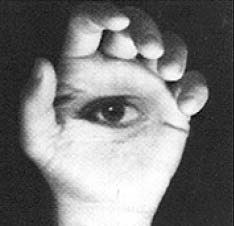
#> input picture Blur/a01 - Original.bmp, 234 x 226 px
$ python BlurPDI.py
#> lines starting #> are read from the running program, lines starting #| are printed output that depends on the picture
#> in principal, img is the input picture: shape (226, 234, 3); min 8, max 255, mean 123.3
# Cristiane Regina Pagine

import sys
import timeit
import numpy as np
import math
import cv2

# Caminho da imagem de entrada
CAMINHO_IMAGEM = 'a01 - Original.bmp'

# Tamanho da janela de filtragem (ímpar)
ALTURA_JANELA = 11
LARGURA_JANELA = 15

# Filtro de média usando abordagem ingênua
def filtro_simples(img):
    altura, largura, canais = img.shape
#> altura = 226; largura = 234; canais = 3
    resultado = img.copy()

    ajuste_linha = 0 if ALTURA_JANELA % 2 == 0 else 1
    ajuste_coluna = 0 if LARGURA_JANELA % 2 == 0 else 1

    for canal in range(canais):
        for linha in range(ALTURA_JANELA // 2, altura - (ALTURA_JANELA // 2)):
            for coluna in range(LARGURA_JANELA // 2, largura - (LARGURA_JANELA // 2)):
                soma = 0.0
                for dy in range(-(ALTURA_JANELA // 2), ALTURA_JANELA // 2):
                    for dx in range(-(LARGURA_JANELA // 2), LARGURA_JANELA // 2):
                        soma += img[linha + dy, coluna + dx, canal]
                media = soma / ((ALTURA_JANELA - ajuste_linha) * (LARGURA_JANELA - ajuste_coluna))
                resultado[linha, coluna, canal] = media
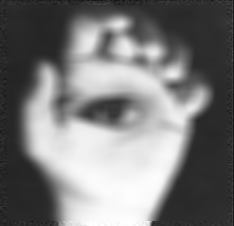
#> resultado: shape (226, 234, 3) float32; min 0.0706, max 1, mean 0.483

    return resultado

# Filtro simples com somas otimizadas por linha
def filtro_com_soma_otimizada(img):
    altura, largura, canais = img.shape
    saida = img.copy()

    metade_col = LARGURA_JANELA // 2
    metade_lin = ALTURA_JANELA // 2

    for canal in range(canais):
        for linha in range(metade_lin, altura - metade_lin):
            soma = 0.0
            for coluna in range(metade_col, largura - metade_col):
                if coluna == metade_col:
                    for dy in range(-metade_lin, metade_lin):
                        for dx in range(-metade_col, metade_col):
                            soma += img[linha + dy, coluna + dx, canal]
                else:
                    for k in range(-metade_lin, metade_lin):
                        soma += img[linha + k, coluna + metade_col, canal]
                        soma -= img[linha + k, coluna - metade_col, canal]

                media = soma / ((ALTURA_JANELA - 1) * (LARGURA_JANELA - 1))
                saida[linha, coluna, canal] = media

    return saida

# Primeira etapa do filtro separável (horizontal)
def filtro_horizontal(img, destino):
    altura, largura, canais = img.shape
#> altura = 226; largura = 234; canais = 3
    meio_coluna = LARGURA_JANELA // 2
    ajuste = 0 if LARGURA_JANELA % 2 == 0 else 1

    for canal in range(canais):
        for linha in range(meio_coluna, altura - meio_coluna):
            for coluna in range(meio_coluna, largura - meio_coluna):
                acumulador = 0.0
                for dx in range(-meio_coluna, meio_coluna):
                    acumulador += img[linha, coluna + dx, canal]
                destino[linha, coluna, canal] = acumulador / (LARGURA_JANELA - ajuste)
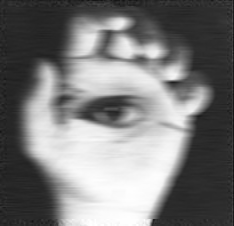
#> destino: shape (226, 234, 3) float32; min 0.0706, max 1, mean 0.483

    return destino

# Segunda etapa do filtro separável (vertical)
def filtro_vertical(img, destino):
    altura, largura, canais = img.shape
#> altura = 226; largura = 234; canais = 3
    meio_linha = ALTURA_JANELA // 2
    ajuste = 0 if ALTURA_JANELA % 2 == 0 else 1

    for canal in range(canais):
        for coluna in range(meio_linha, largura - meio_linha):
            for linha in range(meio_linha, altura - meio_linha):
                acumulador = 0.0
                for dy in range(-meio_linha, meio_linha):
                    acumulador += img[linha + dy, coluna, canal]
                destino[linha, coluna, canal] = acumulador / (ALTURA_JANELA - ajuste)

    return destino

# Aplica o filtro separável (horizontal + vertical)
def filtro_separavel(img):
    imagem_horizontada = img.copy()
    imagem_horizontada = filtro_horizontal(img, imagem_horizontada)

    imagem_final = imagem_horizontada.copy()
    imagem_final = filtro_vertical(imagem_horizontada, imagem_final)

    return imagem_final

# Gera imagem integral (soma acumulada)
def gerar_imagem_integral(img):
    altura, largura, canais = img.shape
#> altura = 226; largura = 234; canais = 3
    for canal in range(canais):
        for linha in range(altura):
            acumulado = 0
            for coluna in range(largura):
                acumulado += img[linha, coluna, canal]
                img[linha, coluna, canal] = acumulado
                if linha > 0:
                    img[linha, coluna, canal] += img[linha - 1, coluna, canal]
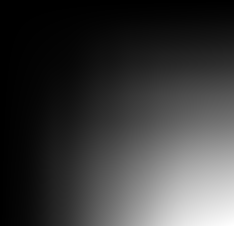
#> img: shape (226, 234, 3) float32; min 0.118, max 25562.1, mean 5839.9; drawn with min black and max white
    return img

# Filtro usando imagem integral
def filtro_integral(img):
    acumulada = gerar_imagem_integral(img.copy())
    resultado = img.copy()
    altura, largura, canais = img.shape
#> altura = 226; largura = 234; canais = 3

    for canal in range(canais):
        for linha in range(altura):
            for coluna in range(largura):
                top = min(linha, ALTURA_JANELA // 2)
                bottom = min(altura - linha - 1, ALTURA_JANELA // 2)
                left = min(coluna, LARGURA_JANELA // 2)
                right = min(largura - coluna - 1, LARGURA_JANELA // 2)

                y1 = linha - top
                x1 = coluna - left
                y2 = linha + bottom
                x2 = coluna + right

                A = acumulada[y1, x1, canal]
                B = acumulada[y1, x2, canal]
                C = acumulada[y2, x1, canal]
                D = acumulada[y2, x2, canal]

                area = (top + bottom) * (left + right)
                media = (D + A - B - C) / area if area != 0 else 0
                resultado[linha, coluna, canal] = media

    return resultado

# Função principal
def principal():
    img = cv2.imread(CAMINHO_IMAGEM, cv2.IMREAD_COLOR)
    if img is None:
        print("Erro ao carregar a imagem.")
        sys.exit()

    img = img.astype(np.float32) / 255.0
    img = img.reshape((img.shape[0], img.shape[1], img.shape[2]))

    cv2.imshow("00 - Original", img)

    inicio = timeit.default_timer()
    resultado1 = filtro_simples(img)
    print("Tempo (ingênuo): %.6f" % (timeit.default_timer() - inicio))
    cv2.imshow("a02 - Filtro Ingênuo", resultado1)
    cv2.imwrite("a02 - filtro_inge.png", resultado1 * 255)

    inicio = timeit.default_timer()
    resultado2 = filtro_separavel(img)
    print("Tempo (separável): %.6f" % (timeit.default_timer() - inicio))
    cv2.imshow("a03 - Filtro Separável", resultado2)
    cv2.imwrite("a03 - filtro_sep.png", resultado2 * 255)

    inicio = timeit.default_timer()
    resultado3 = filtro_integral(img)
    print("Tempo (integral): %.6f" % (timeit.default_timer() - inicio))
    cv2.imshow("a04 - Filtro Integral", resultado3)
    cv2.imwrite("a04 - filtro_int.png", resultado3 * 255)

    cv2.waitKey(0)
    cv2.destroyAllWindows()

if __name__ == '__main__':
    principal()
